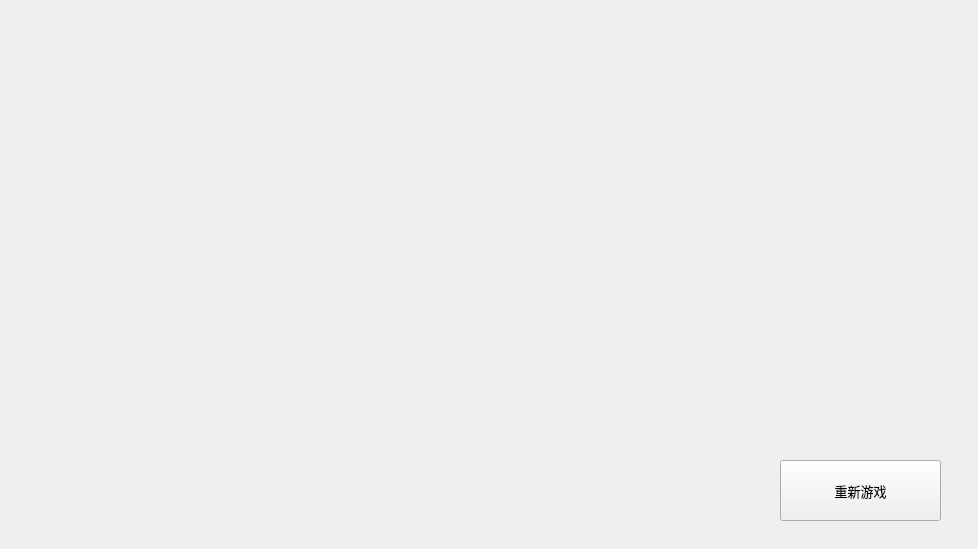
<?xml version="1.0" encoding="UTF-8"?>
<ui version="4.0">
 <class>PPT60</class>
 <widget class="QWidget" name="PPT60">
  <property name="geometry">
   <rect>
    <x>0</x>
    <y>0</y>
    <width>978</width>
    <height>549</height>
   </rect>
  </property>
  <property name="windowTitle">
   <string>Form</string>
  </property>
  <widget class="QPushButton" name="pushButton">
   <property name="geometry">
    <rect>
     <x>780</x>
     <y>460</y>
     <width>161</width>
     <height>61</height>
    </rect>
   </property>
   <property name="font">
    <font>
     <family>AcadEref</family>
     <pointsize>10</pointsize>
    </font>
   </property>
   <property name="text">
    <string>重新游戏</string>
   </property>
  </widget>
 </widget>
 <resources/>
 <connections/>
</ui>
